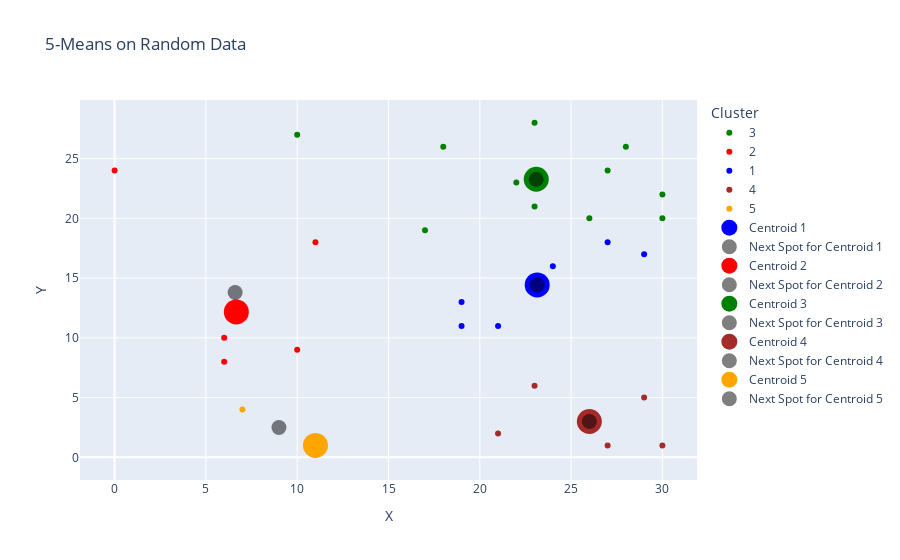

The cell this chart's notebook holds for it:
### Code cell
data_random = pd.DataFrame(data_random)
data_random = data_random.rename(columns={0: 'X', 1: 'Y', 2:'Cluster'})
data_random["Cluster"] = data_random['Cluster'].astype(str)

color_map = {'1': 'blue', '2': 'red','3': 'green','4': 'brown','5': 'orange',}

fig_rand = px.scatter(data_random, x='X', y='Y', color='Cluster', color_discrete_map=color_map, title=str(k)+"-Means on Random Data")

for c in centroids:
    num = str(c.cluster_number)
    color = color_map[num]
    fig_rand.add_trace(go.Scatter(x=[c.x_old], y=[c.y_old], name="Centroid "+num, mode='markers', marker=dict(size=25, color=color)))
    fig_rand.add_trace(go.Scatter(x=[c.x], y=[c.y], name="Next Spot for Centroid "+num, mode='markers', marker=dict(size=15, color='black', opacity=0.5)))


fig_rand.show()

### Figure 1 — Plotly figure (JSON) as saved in the notebook; plotly's stock layout.template omitted (floating-point values rounded to 4 significant figures)
{"data": [{"hovertemplate": "Cluster=3<br>X=%{x}<br>Y=%{y}<extra></extra>", "legendgroup": "3", "marker": {"color": "green", "symbol": "circle"}, "mode": "markers", "name": "3", "orientation": "v", "showlegend": true, "type": "scatter", "x": [30, 26, 10, 23, 17, 30, 27, 23, 28, 22, 18], "xaxis": "x", "y": [20, 20, 27, 28, 19, 22, 24, 21, 26, 23, 26], "yaxis": "y"}, {"hovertemplate": "Cluster=2<br>X=%{x}<br>Y=%{y}<extra></extra>", "legendgroup": "2", "marker": {"color": "red", "symbol": "circle"}, "mode": "markers", "name": "2", "orientation": "v", "showlegend": true, "type": "scatter", "x": [6, 6, 11, 10, 0], "xaxis": "x", "y": [10, 8, 18, 9, 24], "yaxis": "y"}, {"hovertemplate": "Cluster=1<br>X=%{x}<br>Y=%{y}<extra></extra>", "legendgroup": "1", "marker": {"color": "blue", "symbol": "circle"}, "mode": "markers", "name": "1", "orientation": "v", "showlegend": true, "type": "scatter", "x": [21, 19, 29, 19, 23, 27, 24], "xaxis": "x", "y": [11, 11, 17, 13, 15, 18, 16], "yaxis": "y"}, {"hovertemplate": "Cluster=4<br>X=%{x}<br>Y=%{y}<extra></extra>", "legendgroup": "4", "marker": {"color": "brown", "symbol": "circle"}, "mode": "markers", "name": "4", "orientation": "v", "showlegend": true, "type": "scatter", "x": [27, 21, 29, 30, 23], "xaxis": "x", "y": [1, 2, 5, 1, 6], "yaxis": "y"}, {"hovertemplate": "Cluster=5<br>X=%{x}<br>Y=%{y}<extra></extra>", "legendgroup": "5", "marker": {"color": "orange", "symbol": "circle"}, "mode": "markers", "name": "5", "orientation": "v", "showlegend": true, "type": "scatter", "x": [7, 11], "xaxis": "x", "y": [4, 1], "yaxis": "y"}, {"marker": {"color": "blue", "size": 25}, "mode": "markers", "name": "Centroid 1", "type": "scatter", "x": [23.14], "y": [14.43]}, {"marker": {"color": "black", "opacity": 0.5, "size": 15}, "mode": "markers", "name": "Next Spot for Centroid 1", "type": "scatter", "x": [23.14], "y": [14.43]}, {"marker": {"color": "red", "size": 25}, "mode": "markers", "name": "Centroid 2", "type": "scatter", "x": [6.667], "y": [12.17]}, {"marker": {"color": "black", "opacity": 0.5, "size": 15}, "mode": "markers", "name": "Next Spot for Centroid 2", "type": "scatter", "x": [6.6], "y": [13.8]}, {"marker": {"color": "green", "size": 25}, "mode": "markers", "name": "Centroid 3", "type": "scatter", "x": [23.09], "y": [23.27]}, {"marker": {"color": "black", "opacity": 0.5, "size": 15}, "mode": "markers", "name": "Next Spot for Centroid 3", "type": "scatter", "x": [23.09], "y": [23.27]}, {"marker": {"color": "brown", "size": 25}, "mode": "markers", "name": "Centroid 4", "type": "scatter", "x": [26], "y": [3]}, {"marker": {"color": "black", "opacity": 0.5, "size": 15}, "mode": "markers", "name": "Next Spot for Centroid 4", "type": "scatter", "x": [26], "y": [3]}, {"marker": {"color": "orange", "size": 25}, "mode": "markers", "name": "Centroid 5", "type": "scatter", "x": [11], "y": [1]}, {"marker": {"color": "black", "opacity": 0.5, "size": 15}, "mode": "markers", "name": "Next Spot for Centroid 5", "type": "scatter", "x": [9], "y": [2.5]}], "layout": {"legend": {"title": {"text": "Cluster"}, "tracegroupgap": 0}, "title": {"text": "5-Means on Random Data"}, "xaxis": {"anchor": "y", "domain": [0, 1], "title": {"text": "X"}}, "yaxis": {"anchor": "x", "domain": [0, 1], "title": {"text": "Y"}}}}
